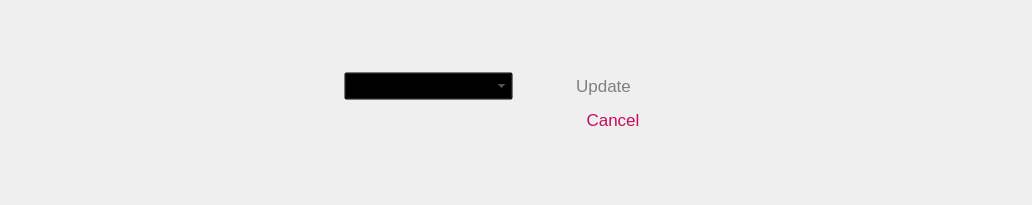
<?xml version="1.0" encoding="UTF-8"?>
<ui version="4.0">
 <class>AssessorWidget</class>
 <widget class="QWidget" name="AssessorWidget">
  <property name="geometry">
   <rect>
    <x>0</x>
    <y>0</y>
    <width>1032</width>
    <height>205</height>
   </rect>
  </property>
  <property name="windowTitle">
   <string>Form</string>
  </property>
  <layout class="QHBoxLayout" name="horizontalLayout" stretch="0,0,0">
   <property name="leftMargin">
    <number>0</number>
   </property>
   <property name="topMargin">
    <number>0</number>
   </property>
   <property name="rightMargin">
    <number>0</number>
   </property>
   <property name="bottomMargin">
    <number>0</number>
   </property>
   <item>
    <spacer name="horizontalSpacer">
     <property name="orientation">
      <enum>Qt::Horizontal</enum>
     </property>
     <property name="sizeHint" stdset="0">
      <size>
       <width>40</width>
       <height>20</height>
      </size>
     </property>
    </spacer>
   </item>
   <item>
    <layout class="QVBoxLayout" name="verticalLayout_2">
     <item>
      <spacer name="verticalSpacer_2">
       <property name="orientation">
        <enum>Qt::Vertical</enum>
       </property>
       <property name="sizeHint" stdset="0">
        <size>
         <width>20</width>
         <height>40</height>
        </size>
       </property>
      </spacer>
     </item>
     <item>
      <layout class="QHBoxLayout" name="horizontalLayout_2">
       <item>
        <widget class="QComboBox" name="assessorComboBox">
         <property name="enabled">
          <bool>false</bool>
         </property>
         <property name="styleSheet">
          <string notr="true">QWidget {
	border: 0.05em solid #CA0B5E;
	border-radius: 0.25em;
	color: #CA0B5E;
	padding: 0.5em;
	font-size: 13pt;
	outline: none;
}
QWidget:focus {
	border: 0.1em solid #CA0B5E;
}
QWidget:hover {
	background-color: rgba(202,11,94,0.8);
	color: white;
}
QWidget:disabled {
	color: grey;
	border-color: grey;
}
QComboBox {
	background-color: transparent;
}
QComboBox QAbstractItemView:hover {
	background-color: rgba(202,11,94,0.8);
	color: white;
}
QComboBox::item:selected
{
	background-color: rgba(202,11,94,0.8);
	color: white;
}
      </string>
         </property>
        </widget>
       </item>
       <item>
        <widget class="QPushButton" name="updateButton">
         <property name="enabled">
          <bool>false</bool>
         </property>
         <property name="sizePolicy">
          <sizepolicy hsizetype="Minimum" vsizetype="Minimum">
           <horstretch>0</horstretch>
           <verstretch>0</verstretch>
          </sizepolicy>
         </property>
         <property name="minimumSize">
          <size>
           <width>150</width>
           <height>10</height>
          </size>
         </property>
         <property name="font">
          <font>
           <pointsize>13</pointsize>
          </font>
         </property>
         <property name="layoutDirection">
          <enum>Qt::LeftToRight</enum>
         </property>
         <property name="autoFillBackground">
          <bool>false</bool>
         </property>
         <property name="styleSheet">
          <string notr="true">QWidget {
	border: 0.05em solid #CA0B5E;
	border-radius: 0.25em;
	color: #CA0B5E;
	padding: 0.5em;
	font-size: 13pt;
	outline: none;
}
QWidget:focus {
	border: 0.1em solid #CA0B5E;
}
QWidget:hover {
	background-color: rgba(202,11,94,0.8);
	color: white;
}
QWidget:disabled {
	color: grey;
	border-color: grey;
}
</string>
         </property>
         <property name="text">
          <string>Update</string>
         </property>
         <property name="flat">
          <bool>true</bool>
         </property>
        </widget>
       </item>
      </layout>
     </item>
     <item>
      <layout class="QHBoxLayout" name="horizontalLayout_3">
       <item>
        <spacer name="horizontalSpacer_3">
         <property name="orientation">
          <enum>Qt::Horizontal</enum>
         </property>
         <property name="sizeHint" stdset="0">
          <size>
           <width>40</width>
           <height>20</height>
          </size>
         </property>
        </spacer>
       </item>
       <item>
        <widget class="QPushButton" name="cancelButton">
        <property name="sizePolicy">
            <sizepolicy hsizetype="Minimum" vsizetype="Minimum">
                <horstretch>0</horstretch>
                <verstretch>0</verstretch>
            </sizepolicy>
        </property>
        <property name="minimumSize">
            <size>
                <width>150</width>
                <height>10</height>
            </size>
        </property>
        <property name="font">
            <font>
                <pointsize>13</pointsize>
            </font>
        </property>
        <property name="layoutDirection">
            <enum>Qt::LeftToRight</enum>
        </property>
        <property name="autoFillBackground">
            <bool>false</bool>
        </property>
        <property name="styleSheet">
            <string notr="true">QWidget {
                border: 0.05em solid #CA0B5E;
                border-radius: 0.25em;
                color: #CA0B5E;
                padding: 0.5em;
                font-size: 13pt;
                outline: none;
                }
                QWidget:focus {
                border: 0.1em solid #CA0B5E;
                }
                QWidget:hover {
                background-color: rgba(202,11,94,0.8);
                color: white;
                }
                QWidget:disabled {
                color: grey;
                border-color: grey;
                }
            </string>
        </property>
        <property name="text">
            <string>Cancel</string>
        </property>
        <property name="flat">
            <bool>true</bool>
        </property>
        </widget>
       </item>
      </layout>
     </item>
     <item>
      <spacer name="verticalSpacer">
       <property name="orientation">
        <enum>Qt::Vertical</enum>
       </property>
       <property name="sizeHint" stdset="0">
        <size>
         <width>20</width>
         <height>40</height>
        </size>
       </property>
      </spacer>
     </item>
    </layout>
   </item>
   <item>
    <spacer name="horizontalSpacer_2">
     <property name="orientation">
      <enum>Qt::Horizontal</enum>
     </property>
     <property name="sizeHint" stdset="0">
      <size>
       <width>40</width>
       <height>20</height>
      </size>
     </property>
    </spacer>
   </item>
  </layout>
 </widget>
 <resources/>
 <connections/>
</ui>
